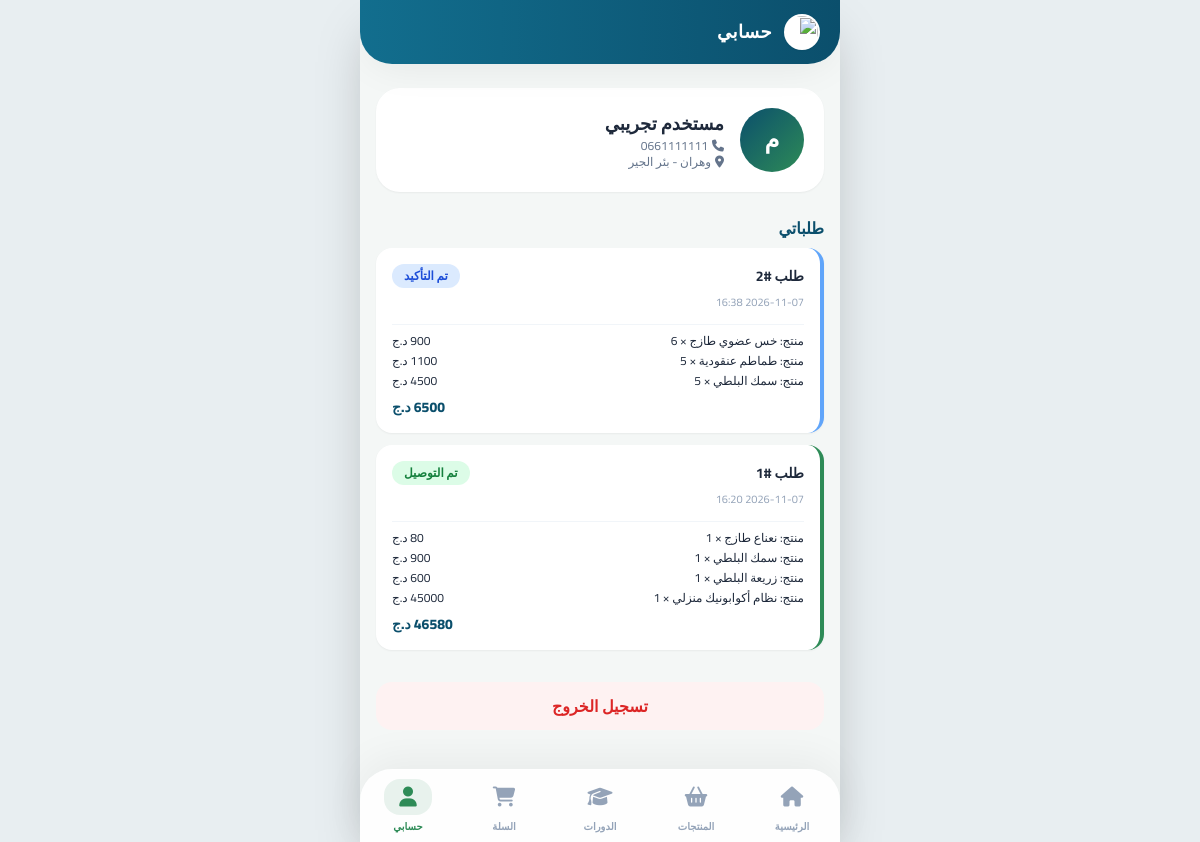
The page /profile (signed in) on the database its author committed.
### models.py (models this page shows)
class User(UserMixin, db.Model):
    id = db.Column(db.Integer, primary_key=True)
    full_name = db.Column(db.String(150), nullable=False) # الاسم واللقب
    phone = db.Column(db.String(20), nullable=False)      # رقم الهاتف
    email = db.Column(db.String(120), unique=True, nullable=False)
    password_hash = db.Column(db.String(256), nullable=False)
    location = db.Column(db.String(250), default="")      # الموقع الجغرافي
    wilaya = db.Column(db.String(100), default="")        # الولاية
    baladiya = db.Column(db.String(100), default="")      # البلدية
    is_admin = db.Column(db.Boolean, default=False)
    orders = db.relationship("Order", backref="user", cascade="all, delete-orphan")

class Order(db.Model):
    id = db.Column(db.Integer, primary_key=True)
    user_id = db.Column(db.Integer, db.ForeignKey("user.id"), nullable=False)
    total_price = db.Column(db.Float, nullable=False)
    status = db.Column(db.String(20), default="Pending") # Pending, Confirmed, Shipped, Delivered, Cancelled
    receiver_name = db.Column(db.String(150), nullable=False)
    receiver_phone = db.Column(db.String(20), nullable=False)
    delivery_address = db.Column(db.String(250), nullable=False)
    notes = db.Column(db.Text, default="") # ملاحظات إضافية
    created_at = db.Column(db.DateTime, default=datetime.utcnow)
    items = db.relationship("OrderItem", backref="order", cascade="all, delete-orphan")

class OrderItem(db.Model):
    id = db.Column(db.Integer, primary_key=True)
    order_id = db.Column(db.Integer, db.ForeignKey("order.id"), nullable=False)
    product_id = db.Column(db.Integer, db.ForeignKey("product.id"), nullable=True)
    workshop_id = db.Column(db.Integer, db.ForeignKey("workshop.id"), nullable=True)
    quantity = db.Column(db.Integer, default=1)
    price = db.Column(db.Float, nullable=False)
    name = db.Column(db.String(150))
    @property
    def kind_ar(self):
        return "ورشة" if self.workshop_id else "منتج"

### app.py (the view)
@app.route("/profile")
@login_required
def profile():
    orders = Order.query.filter_by(user_id=current_user.id).order_by(Order.created_at.desc()).all()
    return render_template("profile.html", orders=orders)

### app.py (called while the page is built)
@login_manager.user_loader
def load_user(uid):
    return db.session.get(User, int(uid))

@app.template_filter("status_ar")
def status_ar(s):
    return STATUS_AR.get(s, s)

@app.context_processor
def inject_cart_count():
    return {"cart_count": sum(session.get("cart", {}).values())}

### templates/profile.html (shortened to what this page needs)
{% extends 'base.html' %}{% block title %}حسابي{% endblock %}{% block page_title %}حسابي{% endblock %}
{% block content %}
<div class="bg-white rounded-3xl p-5 shadow-sm flex items-center gap-4">
  <div class="h-16 w-16 rounded-full bg-gradient-to-br from-ocean to-leaf text-white grid place-items-center text-2xl font-extrabold">{{ current_user.full_name[0] }}</div>
  <div class="flex-1 min-w-0">
    <p class="font-extrabold text-lg truncate">{{ current_user.full_name }}</p>
    <p class="text-xs text-slate-500 truncate"><i class="fa-solid fa-phone ml-1"></i>{{ current_user.phone }}</p>
    <p class="text-xs text-slate-500 truncate"><i class="fa-solid fa-location-dot ml-1"></i>{{ current_user.wilaya }} - {{ current_user.baladiya }}</p>
  </div>
</div>
<h2 class="font-extrabold text-ocean mt-6 mb-2">طلباتي</h2>
<div class="space-y-3">
{% for o in orders %}
<div class="bg-white rounded-2xl p-4 shadow-sm text-sm border-r-4
  {{ 'border-amber-400' if o.status=='Pending' else
     'border-blue-400' if o.status=='Confirmed' else
     'border-purple-400' if o.status=='Shipped' else
     'border-leaf' if o.status=='Delivered' else 'border-red-400' }}">
  <div class="flex justify-between items-center">
    <b>طلب #{{ o.id }}</b>
    <span class="text-xs font-bold px-3 py-1 rounded-full
      {{ 'bg-amber-100 text-amber-700' if o.status=='Pending' else
         'bg-blue-100 text-blue-700' if o.status=='Confirmed' else
         'bg-purple-100 text-purple-700' if o.status=='Shipped' else
         'bg-green-100 text-green-700' if o.status=='Delivered' else 'bg-red-100 text-red-700' }}">
      {{ o.status|status_ar }}
    </span>
  </div>
  <p class="text-[11px] text-slate-400 mt-1">{{ o.created_at.strftime('%Y-%m-%d %H:%M') }}</p>
  <ul class="mt-3 space-y-1 border-t border-slate-100 pt-2">{% for it in o.items %}<li class="flex justify-between text-xs"><span>{{ it.kind_ar }}: {{ it.name }} × {{ it.quantity }}</span><span>{{ '%g' % (it.price*it.quantity) }} د.ج</span></li>{% endfor %}</ul>
  <p class="font-extrabold text-ocean mt-2 text-left">{{ '%g' % o.total_price }} د.ج</p>
</div>
{% else %}<p class="text-sm text-slate-500">لا توجد طلبات بعد.</p>{% endfor %}
</div>
<a href="{{ url_for('logout') }}" class="mt-8 block text-center py-3 rounded-2xl bg-red-50 text-red-600 font-extrabold">تسجيل الخروج</a>
{% endblock %}

### templates/base.html (style rules this page uses)
html { -webkit-tap-highlight-color:transparent }
body { overscroll-behavior-y:none; background-color: #E8EEF1; }

### rows shown on the page
User: full_name "م", full_name "مستخدم تجريبي", phone "0661111111", wilaya "وهران", baladiya "بئر الجير"
Order: id "2", status|status_ar "تم التأكيد", created_at "2026-11-07 16:38", total_price "6500"
OrderItem: kind_ar "منتج", name "خس عضوي طازج", quantity "6", it.price*it.quantity "900"
OrderItem: kind_ar "منتج", name "طماطم عنقودية", quantity "5"
OrderItem: kind_ar "منتج", name "سمك البلطي", quantity "5", it.price*it.quantity "4500"
Order: id "1", status|status_ar "تم التوصيل", created_at "2026-11-07 16:20", total_price "46580"
OrderItem: kind_ar "منتج", name "نعناع طازج", quantity "1", it.price*it.quantity "80"
OrderItem: kind_ar "منتج", name "سمك البلطي", quantity "1", it.price*it.quantity "900"
OrderItem: kind_ar "منتج", name "زريعة البلطي", quantity "1", it.price*it.quantity "600"
OrderItem: kind_ar "منتج", name "نظام أكوابونيك منزلي", quantity "1", it.price*it.quantity "45000"

### other values the page prints
{{ label }} "الرئيسية" "المنتجات" "الدورات" "السلة" "حسابي"
